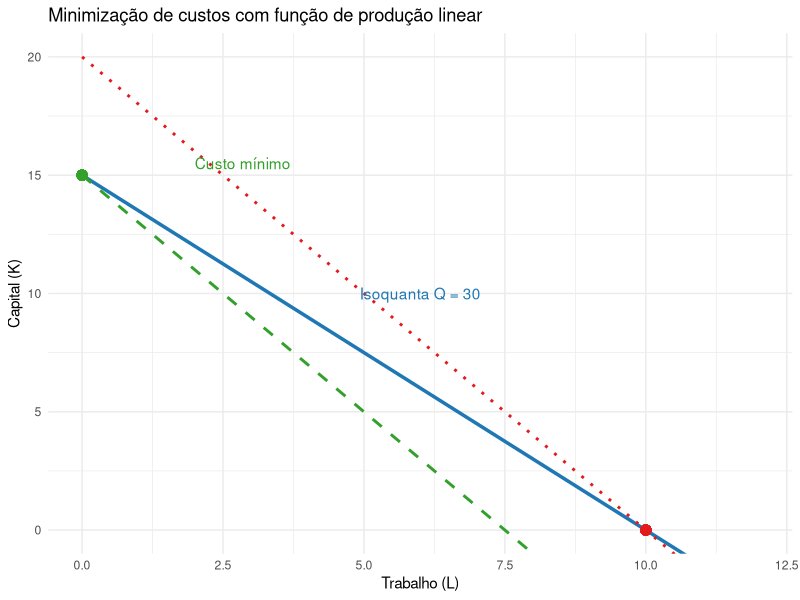

The R source for this figure:
## ---- chunk 1
#| message: false
#| warning: false
#| fig-width: 6
#| fig-height: 5

library(ggplot2)
library(dplyr)

# Parâmetros
w <- 10
r <- 5
Q_bar <- 30

# Função de produção (isoquanta): Q = 3L + 2K → K = (Q - 3L)/2
isoquanta <- function(L, Q) (Q - 3 * L) / 2

# Funções de isocusto: C = 10L + 5K → K = (C - 10L)/5
isocusto <- function(L, C) (C - 10 * L) / 5

# Geração dos dados
L_vals <- seq(0, 12, length.out = 300)

dados <- tibble(
  L = L_vals,
  isoquanta = isoquanta(L, Q_bar),
  isocusto_75 = isocusto(L, 75),
  isocusto_100 = isocusto(L, 100)
)

# Gráfico
ggplot(dados, aes(x = L)) +
  geom_line(aes(y = isoquanta), color = "#1f78b4", size = 1.2) +
  geom_line(aes(y = isocusto_75), color = "#33a02c", linetype = "dashed", size = 1) +
  geom_line(aes(y = isocusto_100), color = "#e31a1c", linetype = "dotted", size = 1) +
  geom_point(aes(x = 0, y = 15), color = "#33a02c", size = 3) +
  geom_point(aes(x = 10, y = 0), color = "#e31a1c", size = 3) +
  annotate("text", x = 2, y = 15.5, label = "Custo mínimo", color = "#33a02c", hjust = 0) +
  annotate("text", x = 6, y = 10, label = "Isoquanta Q = 30", color = "#1f78b4") +
  labs(
    x = "Trabalho (L)",
    y = "Capital (K)",
    title = "Minimização de custos com função de produção linear"
  ) +
  coord_cartesian(ylim = c(0, 20)) +
  theme_minimal()
